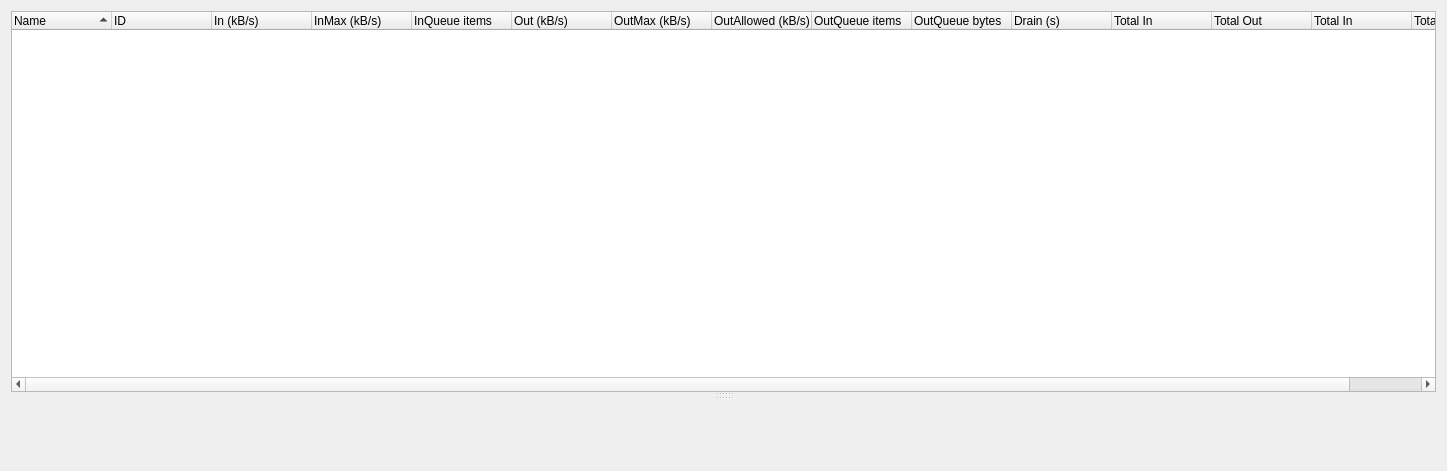
<?xml version="1.0" encoding="UTF-8"?>
<ui version="4.0">
 <class>BwCtrlWindow</class>
 <widget class="QWidget" name="BwCtrlWindow">
  <property name="geometry">
   <rect>
    <x>0</x>
    <y>0</y>
    <width>1447</width>
    <height>471</height>
   </rect>
  </property>
  <property name="windowTitle">
   <string>Form</string>
  </property>
  <layout class="QHBoxLayout" name="horizontalLayout">
   <item>
    <widget class="QSplitter" name="splitter_2">
     <property name="orientation">
      <enum>Qt::Vertical</enum>
     </property>
     <widget class="QTreeWidget" name="bwTreeWidget">
      <property name="sortingEnabled">
       <bool>true</bool>
      </property>
      <column>
       <property name="text">
        <string>Name</string>
       </property>
      </column>
      <column>
       <property name="text">
        <string>ID</string>
       </property>
      </column>
      <column>
       <property name="text">
        <string>In (kB/s)</string>
       </property>
      </column>
      <column>
       <property name="text">
        <string>InMax (kB/s)</string>
       </property>
      </column>
      <column>
       <property name="text">
        <string>InQueue items</string>
       </property>
      </column>
      <column>
       <property name="text">
        <string>Out (kB/s)</string>
       </property>
      </column>
      <column>
       <property name="text">
        <string>OutMax (kB/s)</string>
       </property>
      </column>
      <column>
       <property name="text">
        <string>OutAllowed (kB/s)</string>
       </property>
      </column>
      <column>
       <property name="text">
        <string>OutQueue items</string>
       </property>
      </column>
      <column>
       <property name="text">
        <string>OutQueue bytes</string>
       </property>
      </column>
      <column>
       <property name="text">
        <string>Drain (s)</string>
       </property>
      </column>
      <column>
       <property name="text">
        <string>Total In</string>
       </property>
      </column>
      <column>
       <property name="text">
        <string>Total Out</string>
       </property>
      </column>
       <column>
        <property name="text">
         <string>Total In</string>
        </property>
       </column>
       <column>
        <property name="text">
         <string>Total Out</string>
        </property>
       </column>
     </widget>
     <widget class="QSplitter" name="splitter">
      <property name="orientation">
       <enum>Qt::Vertical</enum>
      </property>
     </widget>
     <widget class="BandwidthStatsWidget" name="widget" native="true">
      <property name="sizePolicy">
       <sizepolicy hsizetype="Expanding" vsizetype="Expanding">
        <horstretch>0</horstretch>
        <verstretch>0</verstretch>
       </sizepolicy>
      </property>
     </widget>
    </widget>
   </item>
  </layout>
 </widget>
 <customwidgets>
  <customwidget>
   <class>BandwidthStatsWidget</class>
   <extends>QWidget</extends>
   <header>gui/statistics/BandwidthStatsWidget.h</header>
   <container>1</container>
  </customwidget>
 </customwidgets>
 <resources/>
 <connections/>
</ui>
